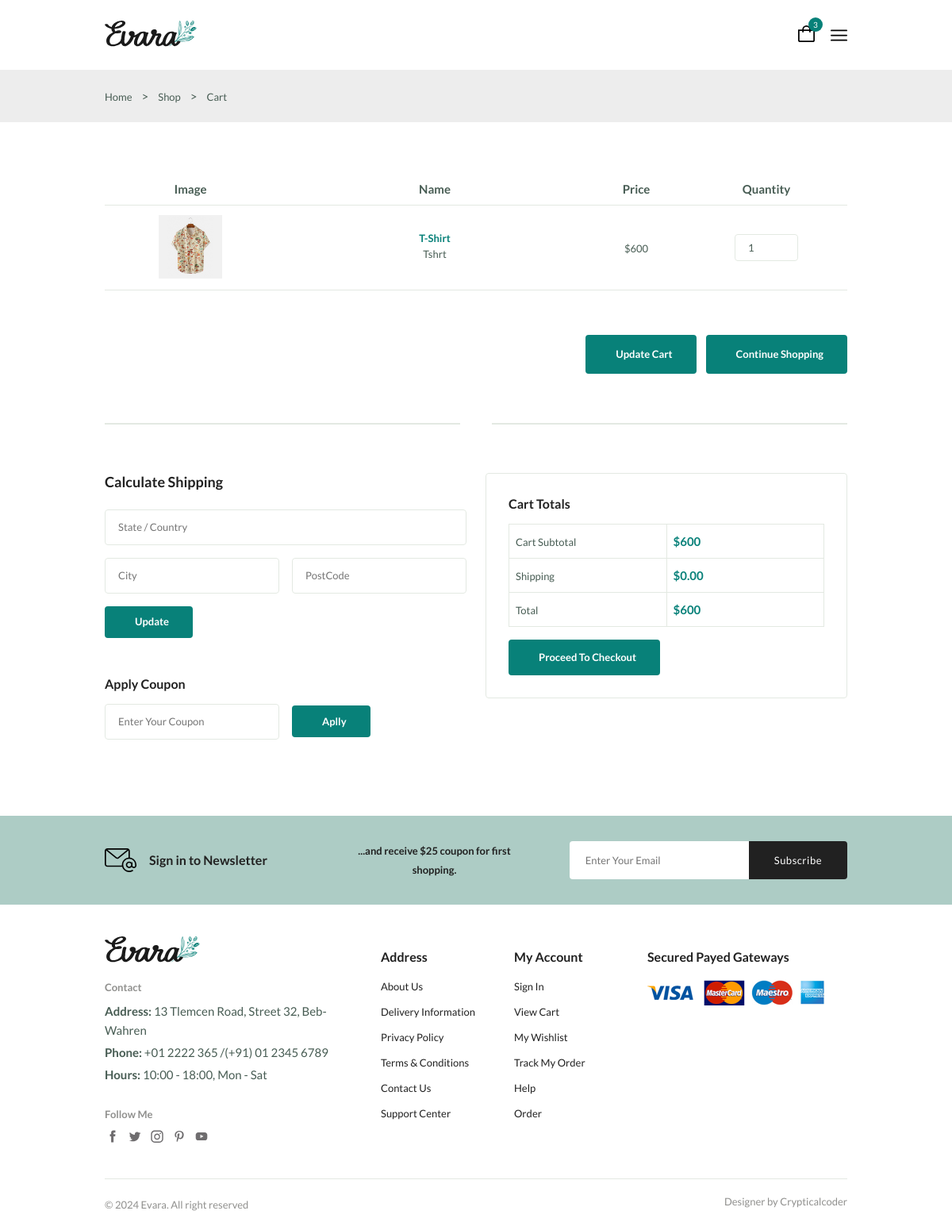
Before: /cart (signed in) with the older database file.
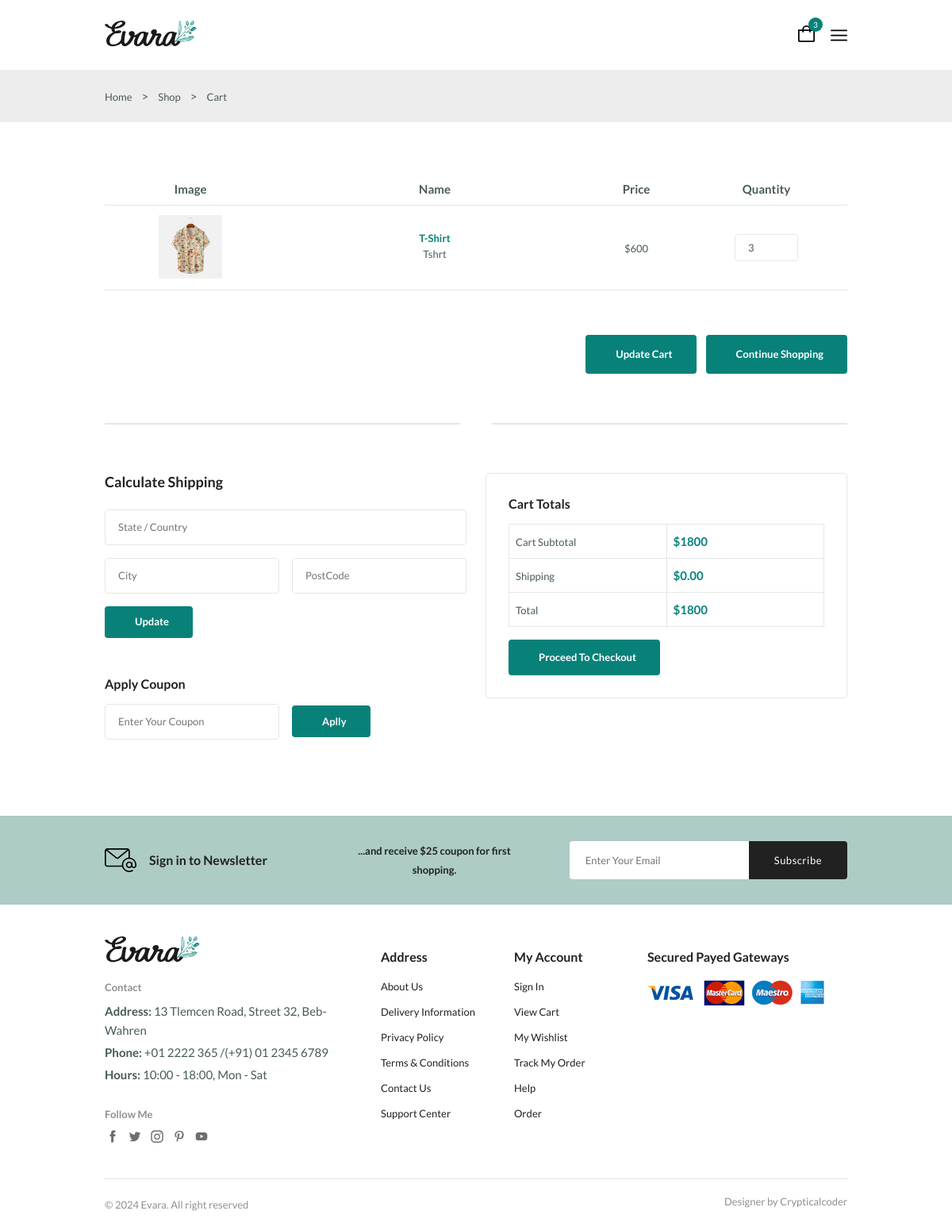
After: the same page with the newer database file.
### myapp/models.py (models this page shows)
class Cart(models.Model):
    user = models.ForeignKey(User,on_delete=models.CASCADE)
    product=models.ForeignKey(Product,on_delete=models.CASCADE)
    qty = models.IntegerField()
    def total_price(self):
        return self.qty*self.product.price

class Product(models.Model):
    category = models.ForeignKey(Category,on_delete=models.CASCADE)
    productname = models.CharField(max_length=20)
    price = models.IntegerField()
    qty = models.IntegerField()
    description=models.TextField()
    productImage=models.ImageField(upload_to="productImage")

### myapp/views.py (the view)
# urls.py: path("cart",cart,name="cart"),
@login_required(login_url="loginregister")
def cart(request):
    cartdata = Cart.objects.filter(user=request.user)
    sum = 0
    for cart in cartdata:
        sum += cart.qty*cart.product.price
    return render(request,"cart.html",{"carts":cartdata,"total":sum})

### myapp/templates/cart.html (shortened to what the changed rows need)
{%extends 'base.html'%}
{%block 'body'%}
      <section class="cart section--lg container">
        <div class="table__container">
          <table class="table">
            <thead>
              <tr>
                <th>Image</th>
                <th>Name</th>
                <th>Price</th>
                <th>Quantity</th>
              </tr>
            </thead>
            <tbody>
              {%for cart in carts%}
              <tr>
                <td>
                  <img
                    src="media/{{cart.product.productImage}}"
                    alt=""
                    class="table__img"
                  />
                </td>
                <td>
                  <h3 class="table__title">
                   {{cart.product.productname}}
                  </h3>
                  <p class="table__description">
                    {{cart.product.description}}
                  </p>
                </td>
                <td>
                  <span class="table__price">${{cart.product.price}}</span>
                </td>
                <td><input type="number" min="0" value="{{cart.qty}}" class="quantity" onchange="changeqty(value,'{{cart.id}}')" /></td>
              </tr>
              {%endfor%}
            </tbody>
          </table>
        </div>
        <div class="cart__group grid">
          <div class="cart__total">
            <table class="cart__total-table">
                <tr>
                  <td><span class="cart__total-price">${{total}}</span></td>
                </tr>
                <tr>
                  <td><span class="cart__total-price">${{total}}</span></td>
                </tr>
            </table>
          </div>
        </div>
      </section>
  {%endblock 'body'%}

Changed rows visible on the page:
changed Cart "T-Shirt": qty "1" → "3"
Other visible differences:
{{ total }}: "600" → "1800"
